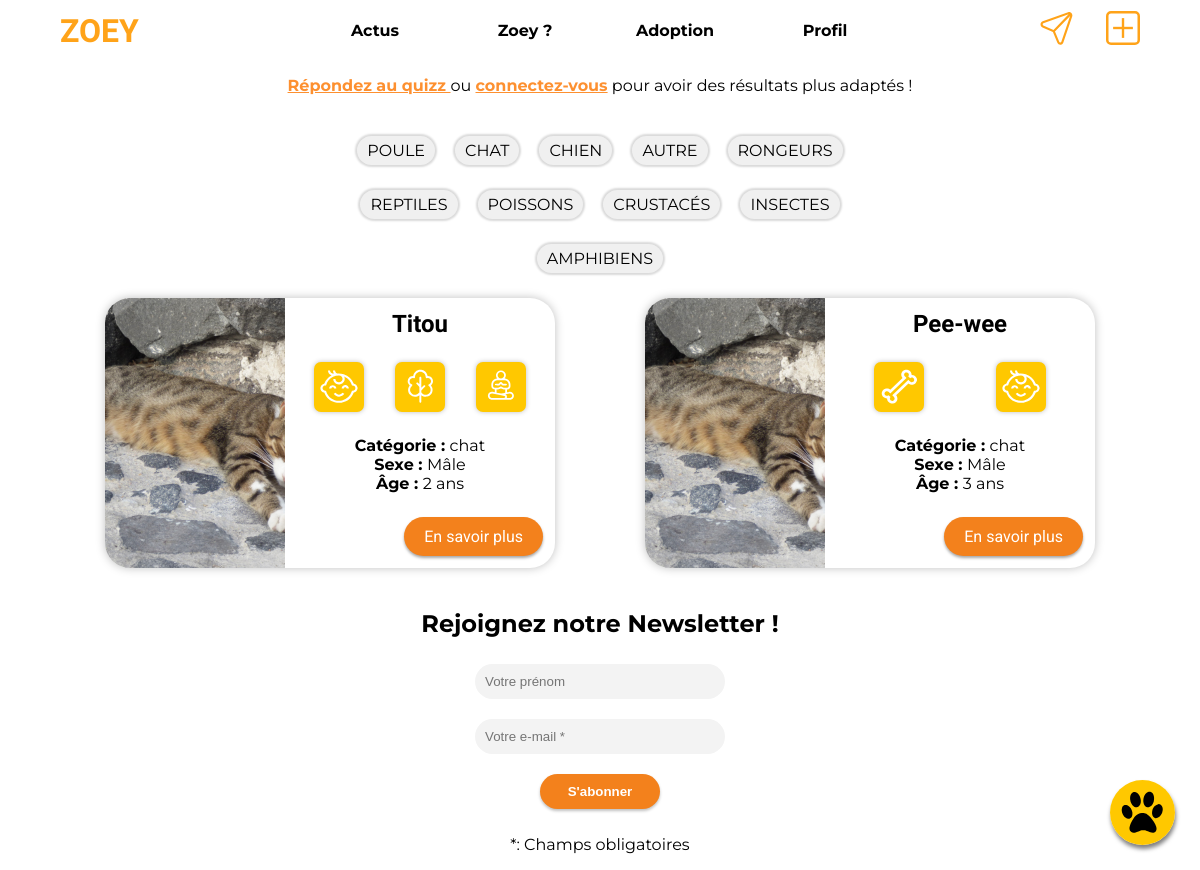
Screenshot of /dev_project/index.php?action=adoption with the database file from the repository.
### tables this page shows
CREATE TABLE `types_animaux` (
  `idtypes_animaux` int NOT NULL,
  `nom` varchar(45) DEFAULT NULL,
  `url_icone` varchar(45) DEFAULT NULL
);

CREATE TABLE `badge` (
  `idbadge` int NOT NULL,
  `nom` varchar(45) DEFAULT NULL,
  `url_icone` varchar(45) DEFAULT NULL,
  `titre` varchar(255) NOT NULL,
  `description` text NOT NULL
);

### dev_project/model/model.php (called while the page is built, shortened)
<?php
function getFeedAdoption()
{
    require("PDO.php");
    $db = new PDO("mysql:host={$host};dbname={$dbname};", $username, $password, array(PDO::MYSQL_ATTR_INIT_COMMAND => 'SET NAMES utf8'));
    if (isset($_GET['filter']) && is_numeric($_GET['filter'])) {
        $sql = "SELECT idanimal_a_adopter idaa, aa.nom, aa.sexe, aa.photo, aa.description, aa.date_anniversaire anniversaire,
        types_animaux.nom type_nom
        FROM animal_a_adopter aa
        INNER JOIN types_animaux ON types_animaux.idtypes_animaux = aa.idtype
        WHERE types_animaux.idtypes_animaux = ?
        ORDER BY idaa";
        $req = $db->prepare($sql);
        $req->execute(array(safeEntry($_GET['filter'])));
    } else {
        $sql = "SELECT idanimal_a_adopter idaa, aa.nom, aa.sexe, aa.photo, aa.description, aa.date_anniversaire anniversaire, types_animaux.nom type_nom
            FROM animal_a_adopter aa
            INNER JOIN types_animaux ON types_animaux.idtypes_animaux = aa.idtype
            WHERE idanimal_a_adopter = 116
        UNION
        SELECT *
            FROM (
                SELECT idanimal_a_adopter idaa, aa.nom, aa.sexe, aa.photo, aa.description, aa.date_anniversaire anniversaire,
                    types_animaux.nom type_nom
                    FROM animal_a_adopter aa
                    INNER JOIN types_animaux ON types_animaux.idtypes_animaux = aa.idtype
                    ORDER BY idaa
            ) req1";
        $req = $db->prepare($sql);
        $req->execute();
    }
    return $req;
}
function getAdoptionAnimalBadges($animalId)
{
    require("PDO.php");
    $db = new PDO("mysql:host={$host};dbname={$dbname};", $username, $password, array(PDO::MYSQL_ATTR_INIT_COMMAND => 'SET NAMES utf8'));
    $sql = "SELECT idbadge, url_icone
    FROM animal_a_adopter_has_badge aahasbadge
    INNER JOIN badge ON badge.idbadge = aahasbadge.badge_idbadge
    INNER JOIN animal_a_adopter aa ON aa.idanimal_a_adopter = aahasbadge.animal_a_adopter_idanimal_a_adopter
    WHERE idanimal_a_adopter = ?;";
    $req = $db->prepare($sql);
    $req->execute(array($animalId));
    return $req;
}
function getAnimalTypes()
{
    require("PDO.php");
    $db = new PDO("mysql:host={$host};dbname={$dbname};", $username, $password, array(PDO::MYSQL_ATTR_INIT_COMMAND => 'SET NAMES utf8'));
    $sql = "SELECT idtypes_animaux id, nom, url_icone FROM types_animaux";
    $req = $db->prepare($sql);
    $req->execute();
    return $req;
}

### dev_project/view/adoptionView.php (the view, shortened to what this page needs)
<p class="AnswerQuizz"><a href="index.php?action=quizz">Répondez au quizz </a>ou <a href="index.php?action=connect">connectez-vous</a> pour avoir des résultats plus adaptés !</p>
<div class="filter">
    <?php
    while ($categorie = $types_animaux->fetch()) {
    ?>
        <div class="animalBreed" id="filterType0<?= $categorie['id'] ?>"><?= mb_strtoupper($categorie['nom']) ?></div>
    <?php
    }
    ?>
</div>
<main>
    <?php
    while ($animal = $feedAdoption->fetch()) {
        $adoptionAnimalBadges = getAdoptionAnimalBadges($animal['idaa']);
        $date1 = new DateTime(date('Y-m-d', time()));
        $date2 = new DateTime($animal['anniversaire']);
        $interval = $date1->diff($date2);
        $ageAA = $interval->y;
    ?>
        <article class="card">
            <div class="img" style="background-image: url('<?= BASE_URL . 'public/images/upload/' . htmlspecialchars($animal['photo']) ?>');"></div>
            <div class="desc">
                <h2 class="title2"><?= htmlspecialchars($animal['nom']) ?></h2>
                <div class="badges">
                    <?php
                    while ($badge = $adoptionAnimalBadges->fetch()) {
                    ?>
                        <img class="badge" src="public/images/badges/<?= $badge['url_icone'] ?>" alt="">
                    <?php
                    }
                    ?>
                </div>
                <p>
                    <strong>Catégorie : </strong><?= htmlspecialchars($animal['type_nom']) ?><br>
                    <strong>Sexe : </strong>
                    <?php
                    switch ($animal['sexe']) {
                        case 0:
                            echo 'Mâle';
                            break;
                    }
                    ?><br>
                    <?php
                    if ($ageAA < 200 && $ageAA >= 1) {
                    ?>
                        <strong>Âge : </strong><?= $ageAA ?> ans<br>
                    <?php
                    } else if ($ageAA < 1) {
                    ?>
                        <strong>Âge : </strong>moins d'un an<br>
                    <?php
                    }
                    ?>
                </p>
                <a href="index.php?action=adoption&id=<?= htmlspecialchars($animal['idaa']) ?>" class="btn">En savoir plus</a>
            </div>
        </article>
    <?php
    }
    ?>
</main>
<link rel="stylesheet" href="<?= BASE_URL ?>public/css/style_adoption.css" />
<?php
require(BASE_URL . 'public/template/template.php');

### dev_project/public/css/style.css (style rules this page uses)
body { margin: 0; padding: 0 0 150px 0; display: flex; align-items: center; justify-content: center; flex-direction: column; font-family: "Montserrat", sans-serif; scrollbar-color: #f3811c rgb(230, 230, 230); scrollbar-width: thin; }
.btn { font-family: "Roboto", sans-serif; font-size: 1rem; text-decoration: none; text-align: center; color: white; background-color: #f3811c; padding: 10px 20px 10px 20px; height: fit-content; height: -moz-fit-content; width: fit-content; width: -moz-fit-content; border-radius: 20px; box-shadow: 0px 2px 3px 0px rgba(0, 0, 0, 0.35); transition: 0.25s ease-in-out; }
@media (min-width: 800px) { body { padding: 60px 0 0 0; } }

### dev_project/public/css/style_adoption.css (style rules this page uses)
body { margin: 0; }
main { display: flex; justify-content: space-around; flex-wrap: wrap; width: 90%; margin: auto; }
.AnswerQuizz { width: 90vw; text-align: center; }
.AnswerQuizz a { color: #fd9030; text-decoration: underline; font-weight: bold; }
.filter { display: flex; width: 100vw; max-width: 600px; justify-content: center; align-items: flex-start; flex-wrap: wrap; }
.animalBreed { cursor: pointer; align-self: flex-start; padding: 5px 10px 5px 10px; margin-top: 25px; margin-left: 10px; margin-right: 10px; border-radius: 25px; background-color: rgb(240, 240, 240); transition: 0.3s ease-in-out; -webkit-box-shadow: 0px 0px 2px 2px rgba(0, 0, 0, 0.15); box-shadow: 0px 0px 2px 2px rgba(0, 0, 0, 0.15); }
.card { border-radius: 25px; box-shadow: 0px 0px 10px rgba(0, 0, 0, 0.25); margin-top: 25px; margin-bottom: 25px; margin-left: min(10px, 2.5vw); margin-right: min(10px, 2.5vw); width: 95vw; max-width: 450px; height: 60vw; min-height: 250px; max-height: 270px; display: flex; justify-content: space-between; }
.desc { width: 60%; display: flex; flex-direction: column; align-items: center; justify-content: space-around; }
div.desc>.btn { align-self: flex-end; margin-right: 12px; }
.badges { width: 90%; display: flex; justify-content: space-around; }
.badge { width: 25%; height: auto; min-width: 40px; min-height: 40px; max-width: 50px; max-height: 50px; box-shadow: 0px 0px 5px rgba(0, 0, 0, 0.25); border-radius: 7px; transition: 0.25s ease-in-out; background-color: #FFC800; }
.desc p { margin: 0; font-family: "Montserrat", sans-serif; text-align: center; }
.img { height: 100%; width: 40%; background-repeat: no-repeat; background-size: cover; background-position: center; border-radius: 25px 0px 0px 25px; }
.title2 { font-family: 'Exo 2', sans-serif; font-size: 1.5rem; margin: 0; text-align: center; }

### rows the page displays
types_animaux: nom "POULE"
types_animaux: nom "CHAT"
types_animaux: nom "CHIEN"
types_animaux: nom "AUTRE"
types_animaux: nom "RONGEURS"
types_animaux: nom "REPTILES"
types_animaux: nom "POISSONS"
types_animaux: nom "CRUSTACÉS"
types_animaux: nom "INSECTES"
types_animaux: nom "AMPHIBIENS"
badge: url_icone (picture)
badge: url_icone (picture)
badge: url_icone (picture)
badge: url_icone (picture)

### other values shown
$animal['nom'] "Titou"
$animal['type_nom'] "chat"
$animal['nom'] "Pee-wee"
